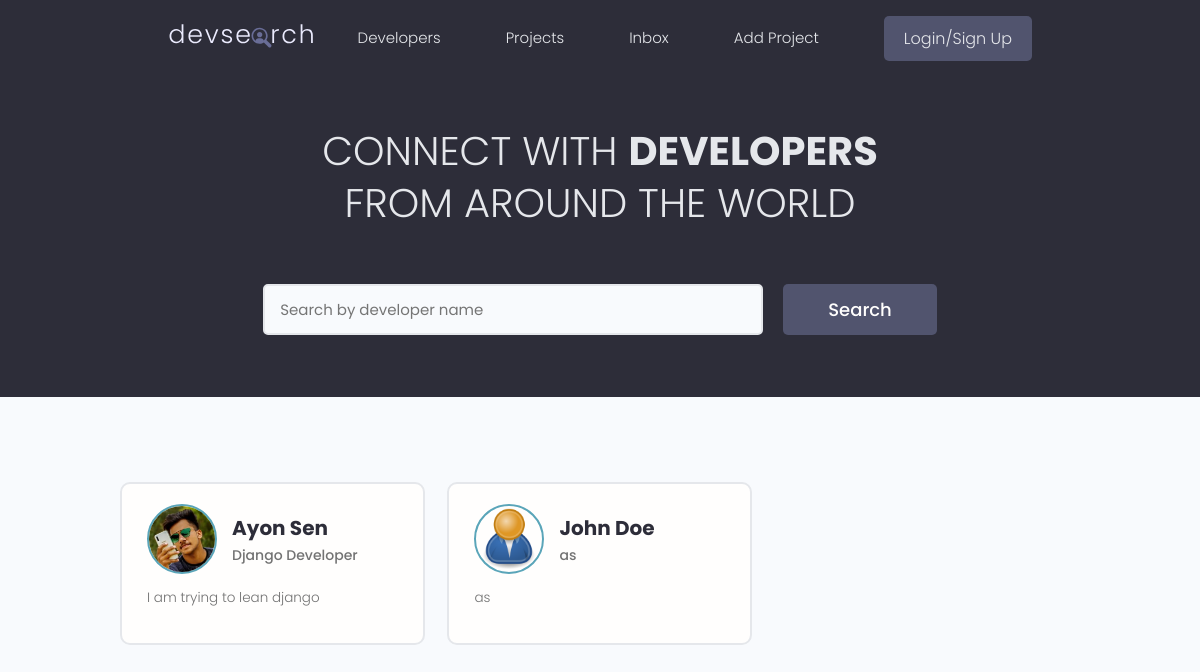
Before: / with the older database file.
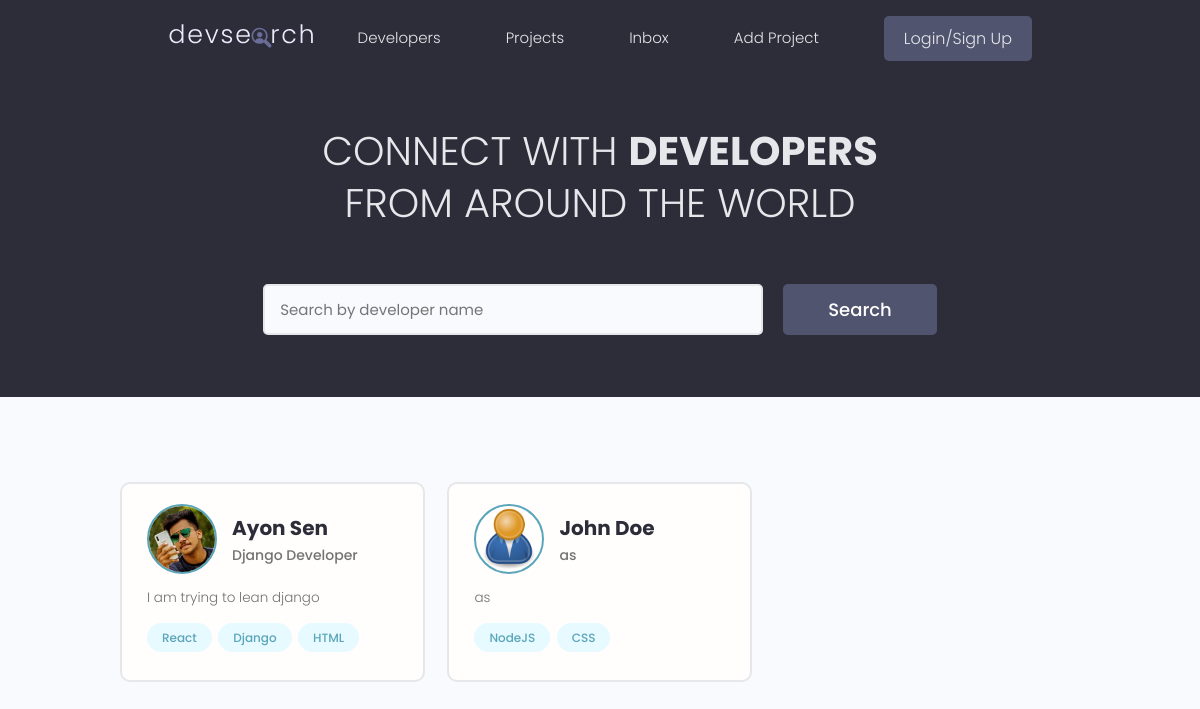
After: the same page with the newer database file.
### users/models.py (models this page shows, shortened)
class Profile(models.Model):
    user = models.OneToOneField(User,on_delete=models.CASCADE,null=True,blank=True)
    name = models.CharField(max_length=200,blank=True,null=True)
    email = models.EmailField(max_length=500,blank=True,null=True)
    username = models.CharField(max_length=200,blank=True,null=True)
    location = models.CharField(max_length=200,blank=True,null=True)
    short_intro = models.CharField(max_length=200,blank=True,null=True)
    bio = models.TextField(blank=True,null=True)
    profile_image = models.ImageField(null=True,blank=True,upload_to='profiles/',default="profiles/user-default.png")
    social_github = models.CharField(max_length=200,blank=True,null=True)
    social_twitter = models.CharField(max_length=200,blank=True,null=True)
    social_linkedin = models.CharField(max_length=200,blank=True,null=True)
    social_youtube = models.CharField(max_length=200,blank=True,null=True)
    social_website = models.CharField(max_length=200,blank=True,null=True)
    created_at = models.DateTimeField(auto_now_add=True)
    id = models.UUIDField(default=uuid.uuid4,unique=True,primary_key=True,editable=False)

class Skill(models.Model) :
    owner = models.ForeignKey(Profile,on_delete=models.CASCADE,null=True,blank=True)
    name = models.CharField(max_length=200,blank=True,null=True)
    description = models.TextField(null=True,blank=True)
    created_at = models.DateTimeField(auto_now_add=True)
    id = models.UUIDField(default=uuid.uuid4,unique=True,primary_key=True,editable=False)
    def __str__(self):
        return str(self.name)

### users/views.py (the view)
# urls.py: path('',views.profiles,name='profiles'),
def profiles(request):
    profiles = Profile.objects.all()
    context = {'profiles':profiles}
    return render(request,'users/profiles.html',context)

### users/templates/users/profiles.html (shortened to what this page needs)
{% extends 'main.html' %}
{% block content %}
  <main class="home">
    <section class="hero-section text-center">
      <div class="container container--narrow">
        <div class="hero-section__box">
          <h2>CONNECT WITH <span>DEVELOPERS</span></h2>
          <h2>FROM AROUND THE WORLD</h2>
        </div>
        <div class="hero-section__search">
          <form class="form" action="#" method="get">
            <div class="form__field">
              <input class="input input--text" id="formInput#search" type="text" name="text"
                placeholder="Search by developer name" />
            </div>
            <input class="btn btn--sub btn--lg" type="submit" value="Search" />
          </form>
        </div>
      </div>
    </section>
    <section class="devlist">
      <div class="container">
        <div class="grid grid--three">
        {% for profile in profiles %}
          <div class="column card">
            <div class="dev">
              <a href="{% url 'user-profile' profile.id %}" class="card__body">
                <div class="dev__profile">
                  <img class="avatar avatar--md" src="{{ profile.profile_image.url }}" alt="image" />
                  <div class="dev__meta">
                    <h3>{{ profile.name }}</h3>
                    <h5>{{ profile.short_intro|slice:"60" }}</h5>
                  </div>
                </div>
                <p class="dev__info">{{profile.bio|slice:"150"}}</p>
                <div class="dev__skills">
                    {% for skill in profile.skill_set.all|slice:"5" %}
                    <span class="tag tag--pill tag--main">
                    <small>{{skill}}</small>
                    </span>
                    {% endfor %}
                </div>
              </a>
            </div>
          </div>
          {% endfor %}
        </div>
      </div>
    </section>
  </main>
{% endblock content %}

Changed rows visible on the page:
added Skill: name "React", shown under Profile "Ayon Sen"
added Skill: name "Django", shown under Profile "Ayon Sen"
added Skill: name "HTML", shown under Profile "Ayon Sen"
added Skill: name "NodeJS", shown under Profile "John Doe"
added Skill: name "CSS", shown under Profile "John Doe"
